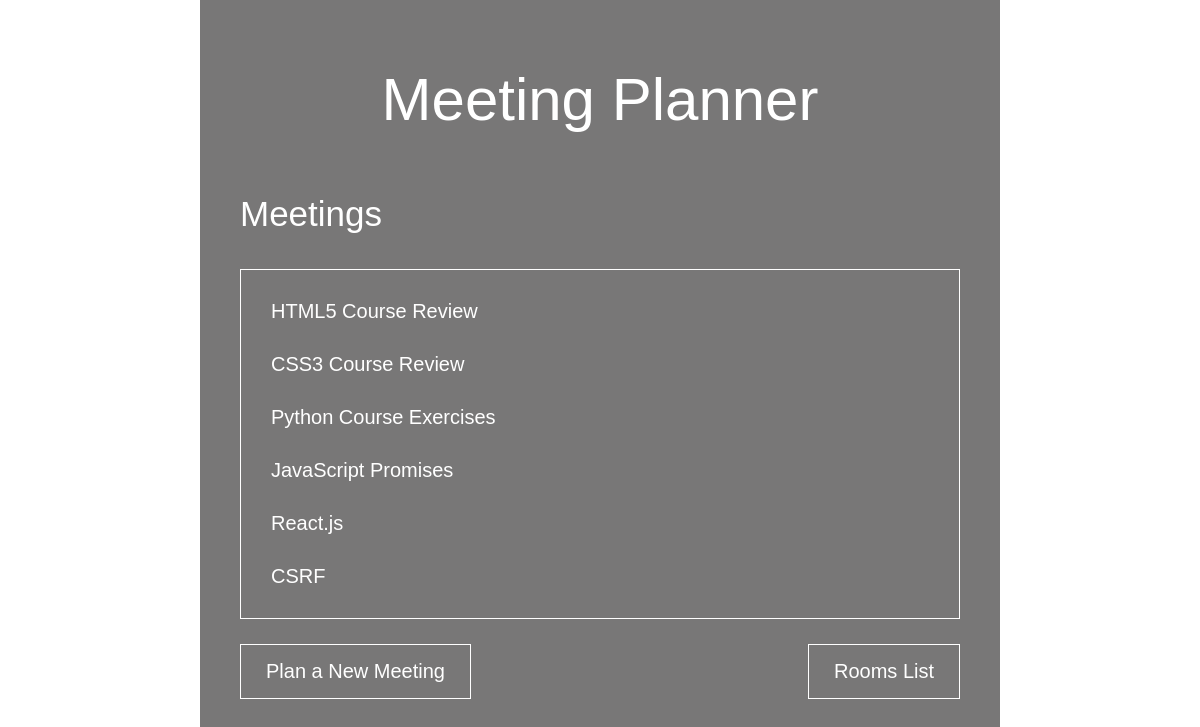
The page / on the database its author committed.
### meetings/models.py (models this page shows, shortened)
class Meeting(models.Model):
    title = models.CharField(max_length=200)
    date = models.DateField()
    start_time = models.TimeField(default=time(9))
    duration = models.IntegerField(default=1)
    room = models.ForeignKey(Room, on_delete=models.CASCADE)

### website/views.py (the view)
# urls.py: path('', welcome, name="welcome"),
def welcome(request):
    return render(request, 'website/home.html', {"meetings": Meeting.objects.all()})

### website/templates/website/home.html (shortened to what this page needs)
<!DOCTYPE html>
<html lang="en">
  <head>
    <link rel="stylesheet" href="/static/website/home.css" />
  </head>
  <body>
    <div class="content">
      <h1>Meeting Planner</h1>
      <div class="welcome">
        <div class="meetings">
          <h2>Meetings</h2>
          <ul>
            {% for meeting in meetings %}
            <li>
              <a href="{% url 'detail' meeting.id %}">{{meeting.title}}</a>
            </li>
            {% endfor %}
          </ul>
        </div>
        <div class="links">
          <a href="{% url 'form' %}">Plan a New Meeting</a>
          <a href="{% url 'rooms_list' %}">Rooms List</a>
        </div>
      </div>
    </div>
  </body>
</html>

### website/static/website/home.css (style rules this page uses)
* { margin: 0; padding: 0; box-sizing: border-box; }
body { font-family: Arial, Helvetica, sans-serif; height: 100vh; background-image: url("home_bg.jpg"); background-size: cover; background-repeat: no-repeat; background-position: center; color: white; display: flex; flex-direction: column; align-items: center; }
h1 { font-size: 60px; font-weight: 100; margin: 25px; text-align: center; }
li { list-style: none; }
a { display: inline-block; text-decoration: none; color: white; font-size: 20px; padding: 15px 25px; }
.content { background-color: rgba(48, 47, 47, 0.65); padding: 40px; width: 800px; height: 100vh; }
.welcome { display: flex; flex-direction: column; }
.meetings { margin-bottom: 25px; }
.meetings ul { height: 350px; overflow: auto; border: 1px solid white; padding: 15px; }
.meetings ul li a { position: relative; padding: 15px; }
.meetings ul li a::after { content: ""; position: absolute; right: 0; bottom: 0; width: 100%; height: 1px; background-color: white; transform: scaleX(0); transition: transform 0.6s cubic-bezier(1, 0, 0, 1); }
h2 { margin: 35px 0; font-size: 35px; font-weight: 100; }
.links { display: flex; justify-content: space-between; }
.links a { border: 1px solid white; }

### rows shown on the page
Meeting: title "HTML5 Course Review"
Meeting: title "CSS3 Course Review"
Meeting: title "Python Course Exercises"
Meeting: title "JavaScript Promises"
Meeting: title "React.js"
Meeting: title "CSRF"
